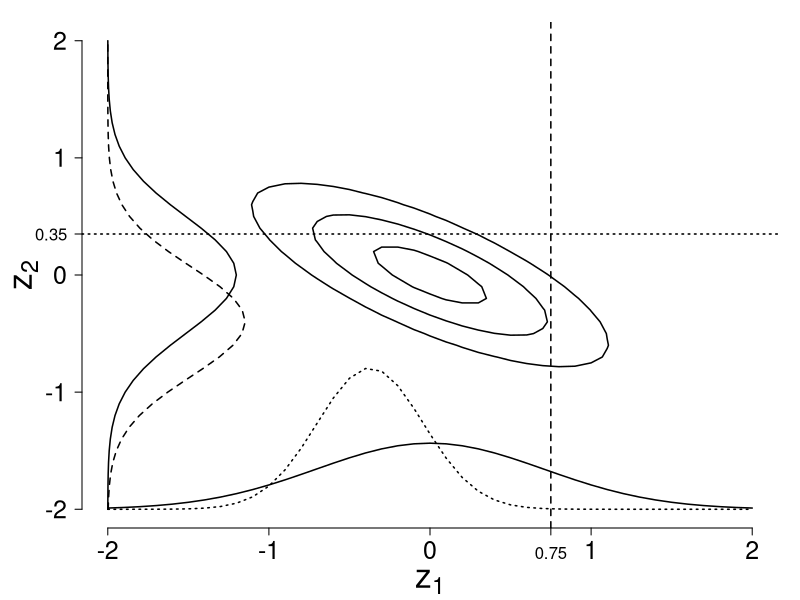

Source code (R): (Note: this script raises an error after producing the figure.)
#
# title     : plotBivariateNormal.R
# purpose   : R script to create an illustration of 3 important concepts in 
#           : the operation of probability distribution, namely joint, 
#           : marginal and conditional using bivariate normal distribution.
# author    : WD41, LRS/EPFL/PSI
# date      : May 2017
#
# Define custom functions -----------------------------------------------------

density_bivariate_normal <- function(xx, mu, covar) {
    dens_biv <- exp(-0.5 * t(xx - mu) %*% solve(covar) %*% (xx - mu)) / 
        sqrt(2 * pi * det(covar))
    return(dens_biv)
}

density_univariate_normal <- function(x, mu, sigma) {
    dens_univ <- exp(-0.5 * (x-mu)^2 / sigma) / sqrt(2 * pi * sigma)
    return(dens_univ)
}

density_conditional_normal <- function(x1, x2, j, mu, covar) {
    if(j == 1) 
    {
        i <- 2
    } else {
        i <- 1
    }
    mu_star <- mu[i,1] + (x2 - mu[j,1]) * covar[1,2] / covar[j,j]
    covar_star <- covar[j,j] - covar[1,2]^2/covar[i,i]
    return(density_univariate_normal(x, mu_star, covar_star))
}

# Define the illustrative case ------------------------------------------------

covar <- matrix(c(0.5, -0.265165, -0.265165, 0.25), nrow = 2)
mu <- matrix(c(0.0, 0.0), nrow = 2)
x <- seq(-2, 2, .1)
y <- seq(-2, 2, .1)
dens <- apply(expand.grid(x, y), 1, 
              density_bivariate_normal, mu=mu, covar=covar)

sqrt(0.5)*sqrt(0.25)*0.75
otpfullname <- c("./figures/plotBivariateNormal.pdf")
# Make the Joint contour plot -------------------------------------------------
pdf(otpfullname, family = "CM Roman", width = 6.33, height = 6.33)

par(mfrow = c(1,1), 
    mar = c(3.5,4.0,1,1) + 0.1, 
    las = 1, 
    oma = c(0,0,0,0))

contour(x, y, matrix(dens, nrow=length(x)), axes = F,
        col="black", 
        lwd=1.5, 
        drawlabels=F, 
        nlevels=5)
axis(side = 1, at = c(-2, -1, 0, 1, 2),  mgp = c(3, .75, 0), tcl = -0.35, cex.axis = 1.5) # x-axis
axis(side = 1, at = c(0.75),  mgp = c(3, .75, 0), tcl = -0.35, cex.axis = 1.0) # x-axis
axis(side = 2, at = c(-2, -1, 0, 1, 2),  mgp = c(3, .75, 0), tcl = -0.35, cex.axis = 1.5) # y-axis
axis(side = 2, at = c(0.35),  mgp = c(3, .75, 0), tcl = -0.35, cex.axis = 1.0) # y-axis
title(xlab = expression(z[1]), mgp = c(2.5,0,0), cex.lab = 2.0)
title(ylab = expression(z[2]), line = 2.0, cex.lab = 2.0) 

# Make the marginal plots -----------------------------------------------------
lines(density_univariate_normal(y, 0, 0.25) - max(x), y, 
      col = "black", 
      lwd = 1.5)
lines(x, density_univariate_normal(x, 0, 0.5) - max(y), 
      col = "black", 
      lwd = 1.5)

# Make the conditional plots --------------------------------------------------
# Condition on x
x1 <- 0.75
abline(v=x1, lty=2, lwd=1.5, col="black")
lines(density_conditional_normal(y, x1, 1, mu, covar) - max(x), y, 
      lty = 2, 
      lwd = 1.5, 
      col="black")

# Condition on y
y1 <- 0.35
abline(h=y1, lty=3, lwd=1.5, col="black")
lines(x, density_conditional_normal(x, y1, 2, mu, covar) - max(y), 
      lty = 3, 
      lwd = 1.5, 
      col="black")

# Save the plot ---------------------------------------------------------------
dev.off()
embed_fonts(otpfullname, outfile=otpfullname)
